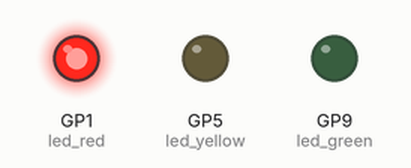
Bench run of a program on a simulated Raspberry Pi Pico running MicroPython. On the bench: output pins drawn as LEDs (lit = HIGH).

Above: at 2.5 s.
At 10.5 s:
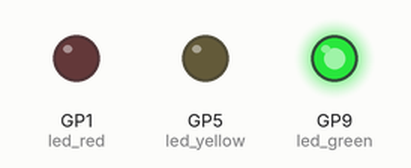
At 14.0 s:
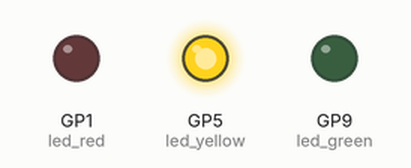
Timing chart, 0 to 19.5 s (numbered marks = the images above):
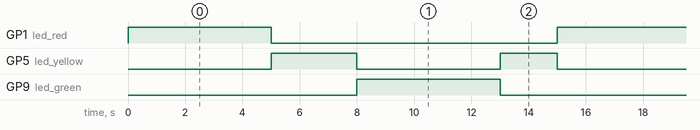

Measured:
- by itself, GP1 (led_red), GP9 (led_green): alternates HIGH for 5.0 s and LOW for 10.0 s
- by itself, GP5 (led_yellow): repeats every 15.0 s: LOW 5.0 s, HIGH 2.0 s, LOW 5.0 s, HIGH 3.0 s
- by itself, everything shown: repeats every 15.0 s, in 4 steps

The program:

tlight.py
```python
"""
┏━━━━━━━━━━━━━━━━━━━━━━━━━━━━━━━━━━━━━━━━━━━━━━━━━━━━━━━━━━┓
┃ Raspberry Pi Pico Traffic Light (MicroPython)            ┃
┃                                                          ┃
┃ A traffic light sequence using state machine logic.      ┃
┃ It controls the LEDs to simulate a traffic light,        ┃
┃ cycling through red, yellow, green, and a short yellow.  ┃
┃                                                          ┃
┃ Copyright (c) 2023 Anderson Costa                        ┃
┃ GitHub: github.com/arcostasi                             ┃
┃ License: MIT                                             ┃
┗━━━━━━━━━━━━━━━━━━━━━━━━━━━━━━━━━━━━━━━━━━━━━━━━━━━━━━━━━━┛
"""

import machine
import utime

# Define the LED pins
led_red = machine.Pin(1, machine.Pin.OUT)
led_yellow = machine.Pin(5, machine.Pin.OUT)
led_green = machine.Pin(9, machine.Pin.OUT)

def handle_red_state():
    led_red.value(1)
    led_yellow.value(0)
    led_green.value(0)

def handle_yellow_state():
    led_red.value(0)
    led_yellow.value(1)
    led_green.value(0)

def handle_green_state():
    led_red.value(0)
    led_yellow.value(0)
    led_green.value(1)

def handle_yellow_state_short():
    led_red.value(0)
    led_yellow.value(1)
    led_green.value(0)

# State handlers list
state_handlers = [
    # (state function, time in milliseconds)
    (handle_red_state,            5000),  # Red LED, on for 5 seconds
    (handle_yellow_state,         3000),  # Yellow LED, on for 3 seconds
    (handle_green_state,          5000),  # Green LED, on for 5 seconds
    (handle_yellow_state_short,   2000)   # Short Yellow LED, on for 2 seconds
]

def traffic_light():
    state = 0

    while True:
        # Get the current state tuple (handler function and sleep time)
        current_handler_and_time = state_handlers[state]
        handler_func = current_handler_and_time[0]
        sleep_duration_ms = current_handler_and_time[1]

        # Execute the handler function and sleep for the specified time
        handler_func()
        utime.sleep_ms(sleep_duration_ms)

        # Update the state index
        state = (state + 1) % len(state_handlers)

# Run the traffic light sequence
traffic_light()
```
